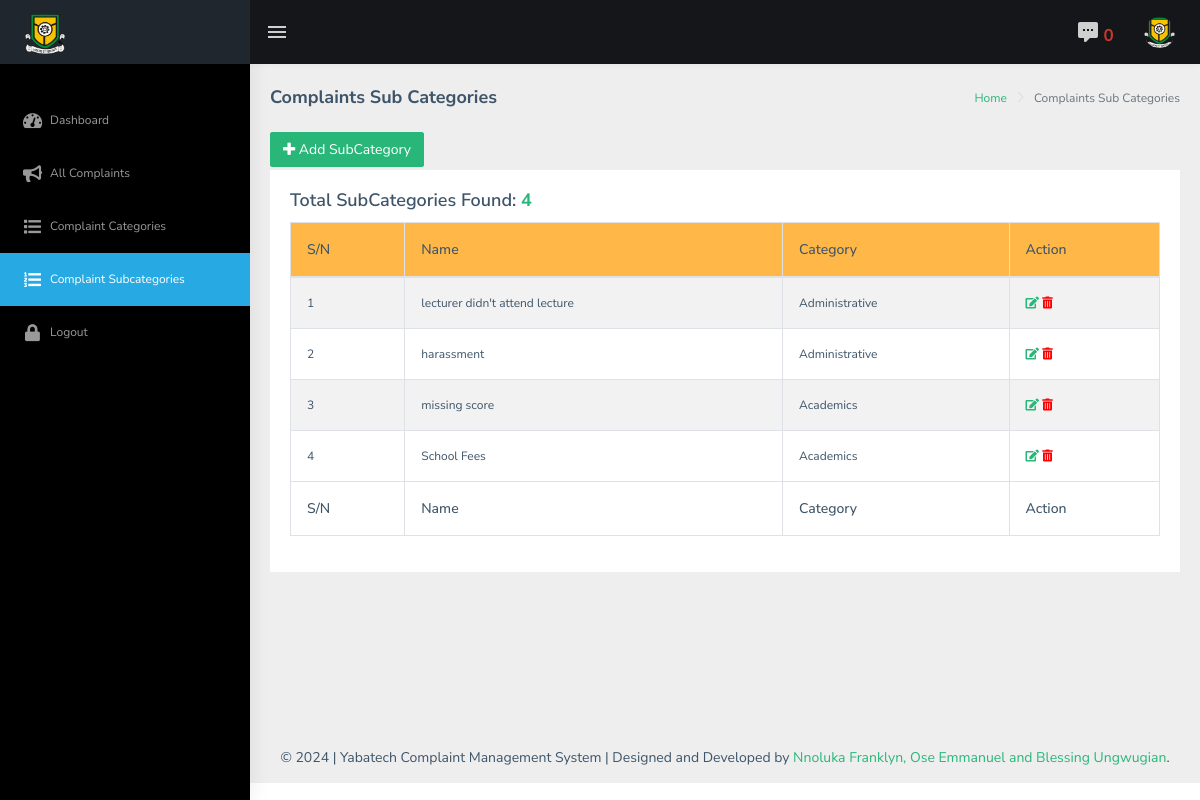
Screenshot of /admin/complaint-subcategories.php (signed in) with the database file from the repository.
### tables this page shows
CREATE TABLE `complaints_subcategory` (
  `subcatid` int(11) NOT NULL,
  `category_id` int(11) NOT NULL,
  `subcatname` varchar(200) NOT NULL
);

CREATE TABLE `complaints_category` (
  `id` int(11) NOT NULL,
  `name` varchar(200) NOT NULL
);

### admin/classes/Functions.php (called while the page is built, shortened)
<?php
$dot_env = Dotenv::createImmutable(dirname(__DIR__));
class Functions extends Database{
    public function base_url(){
        return 'http://localhost:8080/project/';
    }
}

### admin/classes/Database.php (called while the page is built, shortened)
<?php
$dot_env = Dotenv::createImmutable(dirname(__DIR__));
class Database
{
    private $dbh;
    private $stmt;
    public function __construct()
    {
        $this->host = $_ENV["DB_HOST"];
        $this->database = $_ENV["DB_NAME"];
        $this->user = $_ENV['DB_USER'];
        $this->password = $_ENV['DB_PASS'];
        $dsn = "mysql:host=".$this->host.";dbname=".$this->database;
        $options = array(
            PDO::ATTR_PERSISTENT => true,
            PDO::ATTR_ERRMODE => PDO::ERRMODE_EXCEPTION
        );
        try{
            $this->dbh = new PDO($dsn, $this->user, $this->password, $options);
        }catch (PDOException $err){
            $this->error = $err->getMessage();
        }
    }
    public function query($query){
        $this->stmt = $this->dbh->prepare($query);
    }
    public function bind($param, $value, $type = null){
        if(is_null($type)){
            switch (true){
                default:
                    $type = PDO::PARAM_STR;
            }
        }
        $this->stmt->bindValue($param, $value, $type);
    }
    public function execute(){
        return $this->stmt->execute();
    }
    public function fetchMultiple(){
        $this->execute();
        return $this->stmt->fetchAll(PDO::FETCH_OBJ);
    }
    public function fetchColumn(){
        $this->execute();
        return $this->stmt->fetchColumn();
    }
    public function rowCount(){
        $this->execute();
        return $this->stmt->rowCount();
    }
}

### admin/complaint-subcategories.php (the view, shortened to what this page needs)
<?php
if(isset($_SESSION['admin'])){
    ?>
    <!DOCTYPE html>
    <html dir="ltr" lang="en">
    <head>
        <?php include "inc/header.php"; ?>
    <div id="main-wrapper">
        <?php include 'inc/top-bar.php'?>
        <?php include 'inc/side-bar.php'?>
        <div class="page-wrapper">
            <div class="page-breadcrumb">
                <div class="row">
                    <div class="col-12 d-flex no-block align-items-center">
                        <h4 class="page-title"> Complaints Sub Categories</h4>
                        <div class="ml-auto text-right">
                            <nav aria-label="breadcrumb">
                                <ol class="breadcrumb">
                                    <li class="breadcrumb-item"><a href="<?php echo $base_url; ?>admin">Home</a></li>
                                    <li class="breadcrumb-item active" aria-current="page">Complaints Sub Categories</li>
                                </ol>
                            </nav>
                        </div>
                    </div>
                </div>
            </div>
            <div class="container-fluid">
                <div class="row">
                    <div class="col-12">
                        <a href="javascript:void();" class="btn btn-success" style="display: inline-block; margin-bottom: 3px;" data-toggle="modal" data-target="#add-subcategory"> <i class="fa fa-plus"></i> Add SubCategory</a>
                        <div class="card">
                            <div class="card-body">
                                <?php
                                $sql = "SELECT COUNT(subcatid) FROM complaints_subcategory";
                                $conn->query($sql);
                                $total_subcategories = $conn->fetchColumn();
                                ?>
                                <h5 class="card-title">Total SubCategories Found: <span style="color:  #28b779; font-weight: bold;"><?php echo $total_subcategories;  ?></span></h5>
                                <div class="table-responsive">
                                    <table id="zero_config" class="table table-striped table-bordered">
                                        <thead style="background: #ffb848; font-weight: bold; font-size: 16px;">
                                        <tr>
                                            <th>S/N</th>
                                            <th>Name</th>
                                            <th>Category</th>
                                            <th>Action</th>
                                        </tr>
                                        </thead>
                                        <tbody>
                                        <?php
                                        $sql = "SELECT * FROM complaints_subcategory JOIN complaints_category cc on complaints_subcategory.category_id = cc.id";
                                        $conn->query($sql);
                                        $row_count = $conn->rowCount();
                                        $result = $conn->fetchMultiple();
                                        ?>
                                        <?php
                                        if($row_count > 0){
                                            $count = 1;
                                            foreach ($result as $subcategory){
                                                $subcategory_id = $subcategory->subcatid;
                                                $category_name = $subcategory->name;
                                                $subcategory_name = $subcategory->subcatname;
                                                ?>
                                                <tr>
                                                    <td><?= $count++; ?></td>
                                                    <td><?= $subcategory_name; ?></td>
                                                    <td><?= $category_name; ?></td>
                                                    <td>
                                                        <a href="javascript:void();" style="cursor:pointer;" data-toggle="modal" data-target="#edit-subcategory<?= $subcategory_id; ?>">
                                                            <i class="fa fa-edit" data-toggle="tooltip" title="Edit SubCategory"></i>
                                                        </a>
                                                        <a href="javascript:void();" style="cursor:pointer;" data-toggle="modal" data-target="#delete-subcategory<?= $subcategory_id; ?>">
                                                            <i class="fas fa-trash-alt" data-toggle="tooltip" title="Delete SubCategory" style="color: #f00;"></i>
                                                        </a>
                                                    </td>
                                                </tr>
                                                <?php
                                            }
                                        }else{
                                            ?>
                                            <tr>
                                                <td colspan="4" class="text-center">You have not added any subcategories yet. Click on Add button above.</td>
                                            </tr>
                                            <?php
                                        }
                                        ?>
                                        </tbody>
                                        <tfoot>
                                        <tr>
                                            <th>S/N</th>
                                            <th>Name</th>
                                            <th>Category</th>
                                            <th>Action</th>
                                        </tr>
                                        </tfoot>
                                    </table>
                                </div>
                            </div>
                        </div>
                    </div>
                </div>
            </div>
            <?php include 'inc/scripts.php'; ?>
    </body>
    </html>
    <?php
}?>

### admin/inc/top-bar.php (shortened to what this page needs)
<header class="topbar" data-navbarbg="skin5">
    <nav class="navbar top-navbar navbar-expand-md navbar-dark">
        <div class="navbar-header" data-logobg="skin5">
            <a class="navbar-brand" href="index.php">
                <b class="logo-icon p-l-10">
                </b>
                <span class="logo-text">
                             <img src="<?php echo $base_url; ?>assets/images/site-logo.png" alt="homepage" class="light-logo" width="40" height="40"/>
                        </span>
            </a>
        </div>
        <div class="navbar-collapse collapse" id="navbarSupportedContent" data-navbarbg="skin5">
            <ul class="navbar-nav float-left mr-auto">
                <li class="nav-item d-none d-md-block"><a class="nav-link sidebartoggler waves-effect waves-light" href="javascript:void(0)" data-sidebartype="mini-sidebar"><i class="mdi mdi-menu font-24"></i></a></li>
            </ul>
            <ul class="navbar-nav float-right">
                <li class="nav-item dropdown">
                    <?php
                    $sql = "SELECT * FROM admin_messages JOIN user u on admin_messages.user = u.username
                                 WHERE is_read =:no ORDER BY id DESC LIMIT 3";
                    $conn->query($sql);
                    $conn->bind(":no", "no");
                    $rowCount = $conn->rowCount();
                    ?>
                    <a class="nav-link dropdown-toggle waves-effect waves-dark" href="" id="2" data-toggle="dropdown" aria-haspopup="true" aria-expanded="false"> <i class="font-24 mdi mdi-comment-processing"></i>
                        <span style="color: #cb372b; font-weight: bolder; font-size: 17px;"><?php echo $rowCount; ?></span>
                    </a>
                </li>
                <li class="nav-item dropdown">
                    <?php
                    $sql = "SELECT photo FROM admin WHERE username =:username";
                    $conn->query($sql);
                    $conn->bind(":username", $_SESSION['admin']);
                    $image = $conn->fetchColumn();
                    $image_link = $conn->base_url()."assets/images/$image";
                    ?>
                    <a class="nav-link dropdown-toggle text-muted waves-effect waves-dark pro-pic" href="" data-toggle="dropdown" aria-haspopup="true" aria-expanded="false">
                       <?php
                        if(empty($image)){
                            ?>
                            <img src="<?php echo $base_url; ?>assets/images/users/1.jpg" alt="user" class="rounded-circle" width="31">
                            <?php
                        }else{
                            ?>
                            <img src="<?= $image_link; ?>" alt="user" class="rounded-circle" width="31">
                            <?php
                        }
                       ?>
                    </a>
                </li>
            </ul>
        </div>
    </nav>
</header>

### admin/inc/header.php (style rules this page uses)
table th { font-size: 14px; }
table td { font-size: 12px; }
#main-wrapper div { font-size: 14px; }
#main-wrapper[data-sidebartype=full] .page-wrapper { margin-left: 250px !important; }

### rows the page displays
complaints_subcategory: subcatname "lecturer didn't attend lecture", complaints_category.name "Administrative"
complaints_subcategory: subcatname "harassment", complaints_category.name "Administrative"
complaints_subcategory: subcatname "missing score", complaints_category.name "Academics"
complaints_subcategory: subcatname "School Fees", complaints_category.name "Academics"

### other values shown
$rowCount "0"
$total_subcategories "4"
